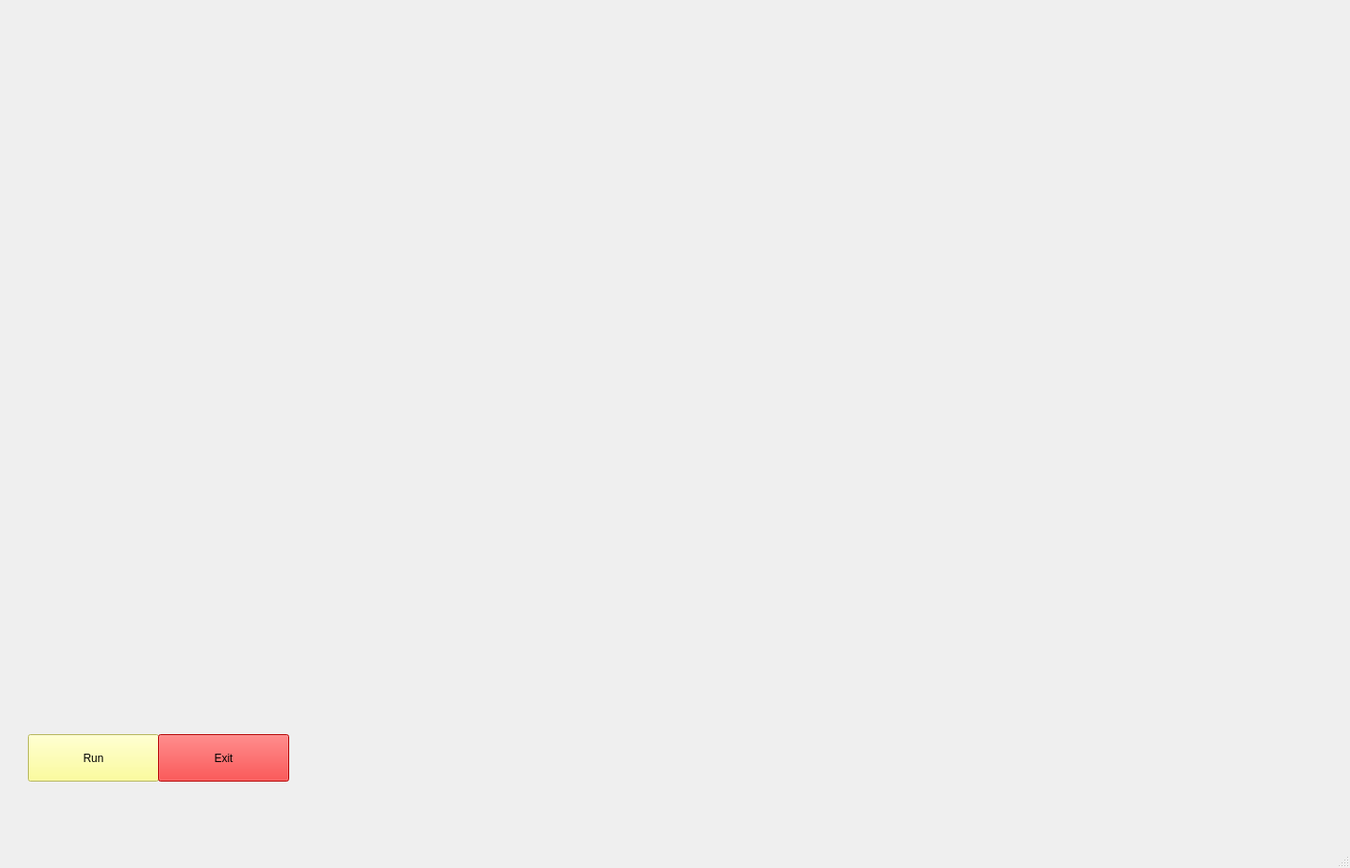
<?xml version="1.0" encoding="UTF-8"?>
<ui version="4.0">
 <class>MainWindow</class>
 <widget class="QMainWindow" name="MainWindow">
  <property name="geometry">
   <rect>
    <x>0</x>
    <y>0</y>
    <width>1452</width>
    <height>934</height>
   </rect>
  </property>
  <property name="windowTitle">
   <string>MainWindow</string>
  </property>
  <widget class="QWidget" name="centralwidget">
   <widget class="QLabel" name="label">
    <property name="geometry">
     <rect>
      <x>10</x>
      <y>-40</y>
      <width>1451</width>
      <height>941</height>
     </rect>
    </property>
    <property name="text">
     <string/>
    </property>
    <property name="pixmap">
     <pixmap>D:/Coding_Ninjas_Java_With_DSA/67397826-bienvenido-a-la-india-con-la-ilustración-del-cartel-famosa-atracción-de-vectores-el-diseño-del-recor.webp</pixmap>
    </property>
    <property name="scaledContents">
     <bool>true</bool>
    </property>
   </widget>
   <widget class="QPushButton" name="pushButton">
    <property name="geometry">
     <rect>
      <x>30</x>
      <y>790</y>
      <width>141</width>
      <height>51</height>
     </rect>
    </property>
    <property name="styleSheet">
     <string notr="true">background-color: rgb(255, 255, 127);
font: 8pt &quot;Nirmala UI&quot;;
font: 75 16pt &quot;MS Shell Dlg 2&quot;;</string>
    </property>
    <property name="text">
     <string>Run</string>
    </property>
   </widget>
   <widget class="QPushButton" name="pushButton_2">
    <property name="geometry">
     <rect>
      <x>170</x>
      <y>790</y>
      <width>141</width>
      <height>51</height>
     </rect>
    </property>
    <property name="styleSheet">
     <string notr="true">background-color: rgb(255, 255, 127);
background-color: rgb(255, 0, 0);
font: 8pt &quot;Nirmala UI&quot;;
font: 75 16pt &quot;MS Shell Dlg 2&quot;;</string>
    </property>
    <property name="text">
     <string>Exit</string>
    </property>
   </widget>
   <widget class="QTextBrowser" name="textBrowser">
    <property name="geometry">
     <rect>
      <x>70</x>
      <y>40</y>
      <width>411</width>
      <height>51</height>
     </rect>
    </property>
    <property name="styleSheet">
     <string notr="true">background:transparent</string>
    </property>
   </widget>
   <widget class="QTextBrowser" name="textBrowser_2">
    <property name="geometry">
     <rect>
      <x>960</x>
      <y>40</y>
      <width>411</width>
      <height>51</height>
     </rect>
    </property>
    <property name="styleSheet">
     <string notr="true">background:transparent</string>
    </property>
   </widget>
  </widget>
  <widget class="QMenuBar" name="menubar">
   <property name="geometry">
    <rect>
     <x>0</x>
     <y>0</y>
     <width>1452</width>
     <height>26</height>
    </rect>
   </property>
  </widget>
  <widget class="QStatusBar" name="statusbar"/>
 </widget>
 <resources/>
 <connections/>
</ui>
